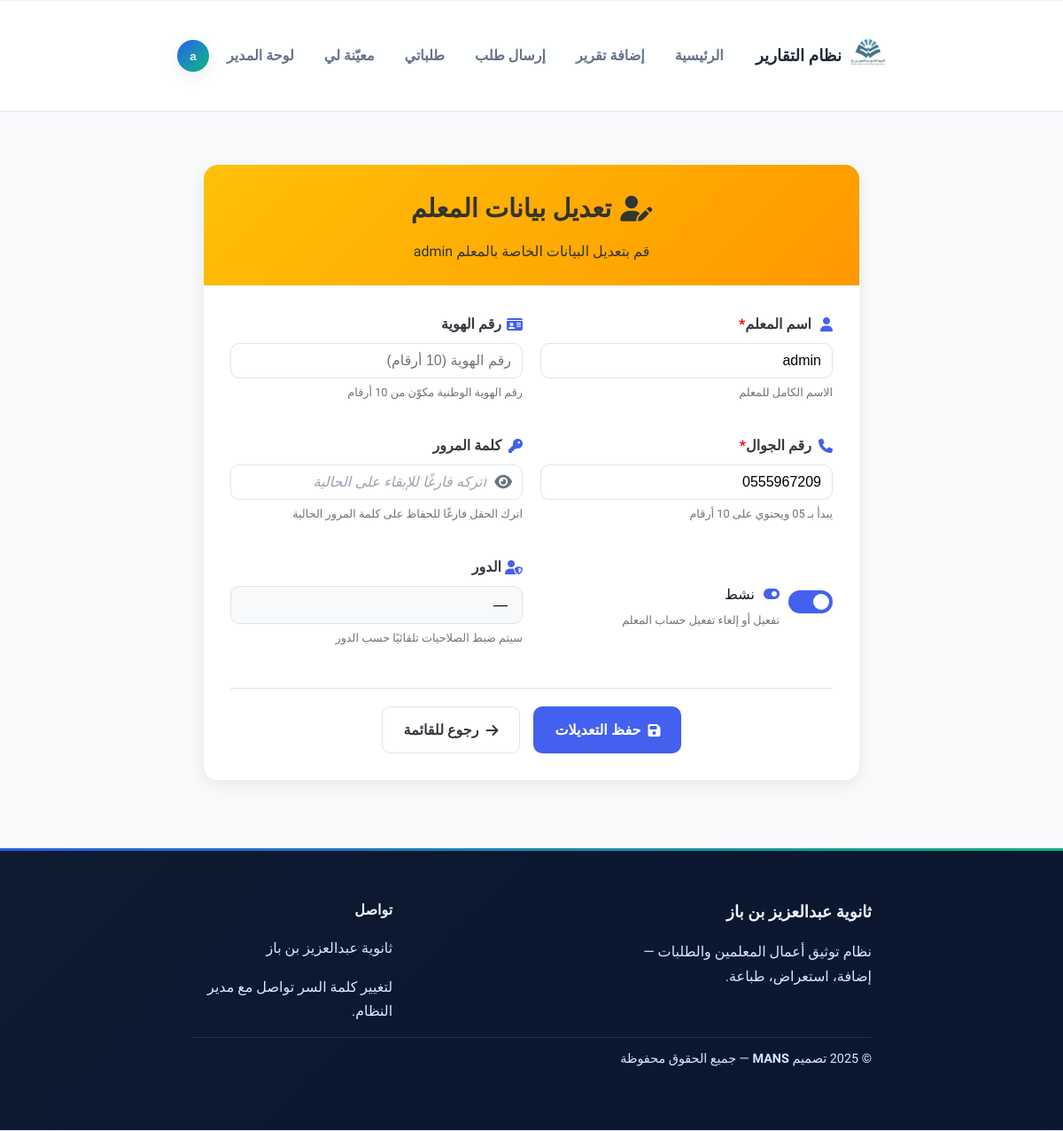
The app's page /staff/teachers/1/edit/?next=/staff/teachers/ (signed in), older data.
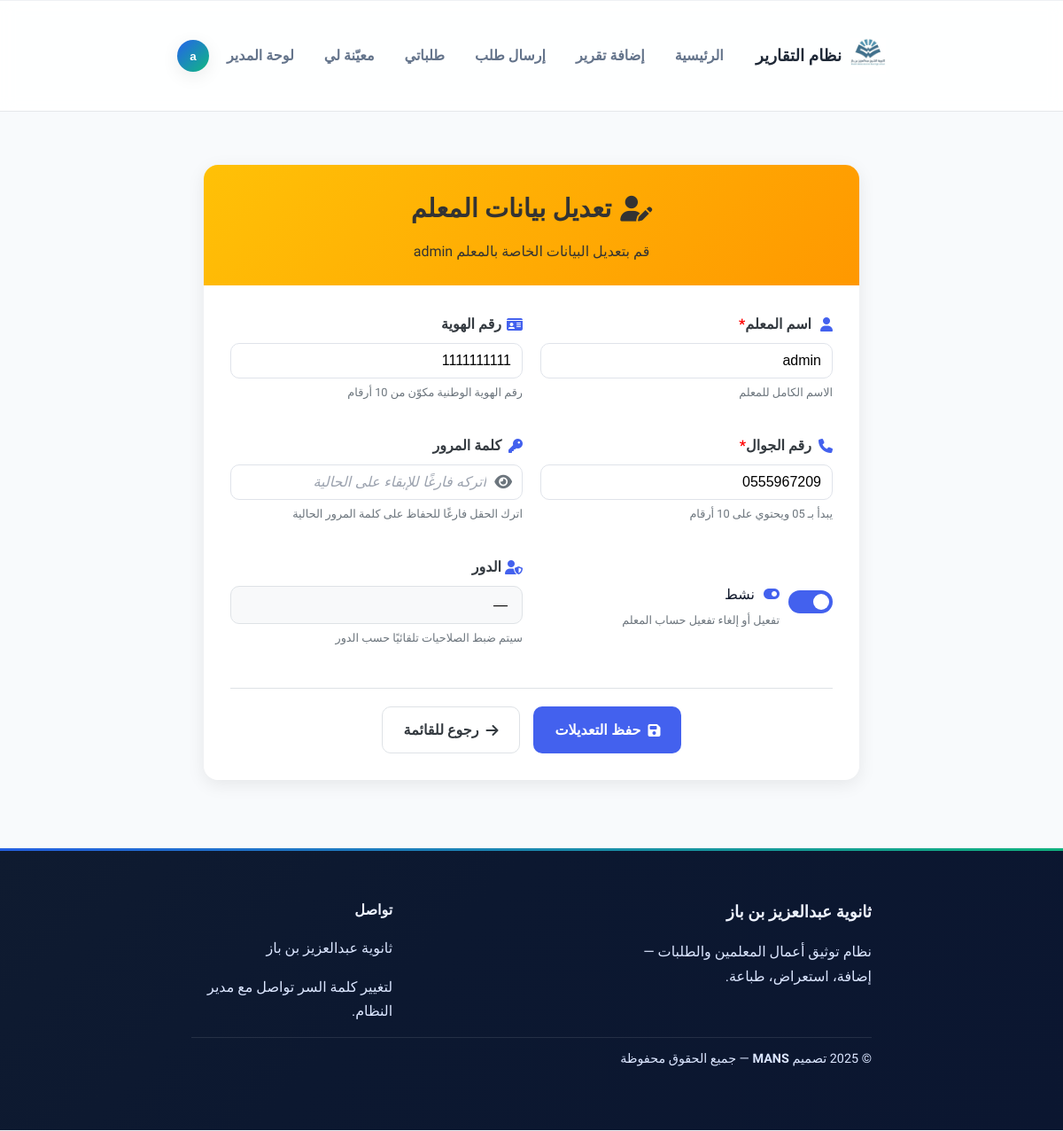
The same page, newer data.
### reports/models.py (models this page shows, shortened)
class Teacher(AbstractBaseUser, PermissionsMixin):
    phone = models.CharField("رقم الجوال", max_length=20, unique=True)
    national_id = models.CharField("الهوية الوطنية", max_length=20, blank=True, null=True, unique=True)
    name = models.CharField("الاسم", max_length=150, db_index=True)
    role = models.ForeignKey(
        Role,
        on_delete=models.SET_NULL,
        null=True,
        blank=True,
        verbose_name="الدور",
        related_name="users",
    )
    is_active = models.BooleanField("نشط", default=True)
    is_staff = models.BooleanField("موظّف لوحة", default=False)
    date_joined = models.DateTimeField("تاريخ الانضمام", auto_now_add=True)
    USERNAME_FIELD = "phone"
    REQUIRED_FIELDS = ["name"]
    objects = TeacherManager()
    class Meta:
        verbose_name = "مستخدم (معلم)"
        verbose_name_plural = "المستخدمون"

### reports/views.py (the view)
# urls.py: path("staff/teachers/<int:pk>/edit/", views.edit_teacher, name="edit_teacher"),
@login_required(login_url="reports:login")
@role_required({"manager"})
@require_http_methods(["GET", "POST"])
def edit_teacher(request: HttpRequest, pk: int) -> HttpResponse:
    teacher = get_object_or_404(Teacher, pk=pk)
    if request.method == "POST":
        form = TeacherForm(request.POST, instance=teacher)
        if form.is_valid():
            try:
                with transaction.atomic():
                    updated = form.save(commit=False)
                    pwd = (form.cleaned_data.get("password1") or "").strip()
                    if pwd:
                        updated.set_password(pwd)
                    else:
                        updated.password = teacher.password
                    updated.save()
                messages.success(request, "✏️ تم تحديث بيانات المستخدم بنجاح.")
                return redirect("reports:manage_teachers")
            except Exception:
                logger.exception("edit_teacher failed")
                messages.error(request, "حدث خطأ غير متوقع أثناء التحديث.")
        else:
            messages.error(request, "الرجاء تصحيح الأخطاء الظاهرة.")
    else:
        form = TeacherForm(instance=teacher)
    return render(request, "reports/edit_teacher.html", {"form": form, "teacher": teacher, "title": "تعديل مستخدم"})

### reports/context_processors.py (called while the page is built)
def nav_counters(request: HttpRequest) -> Dict[str, int]:
    user = getattr(request, "user", None)
    if not user or not user.is_authenticated:
        return {}
    try:
        my_open = (
            Ticket.objects.filter(creator=user, status__in=UNRESOLVED_STATES)
            .only("id")
            .count()
        )
    except Exception:
        my_open = 0
    try:
        assigned_open = (
            Ticket.objects.filter(assignee=user, status__in=UNRESOLVED_STATES)
            .only("id")
            .count()
        )
    except Exception:
        assigned_open = 0
    return {
        "NAV_MY_OPEN_TICKETS": my_open,
        "NAV_ASSIGNED_TO_ME": assigned_open,
    }

### reports/models.py (called while the page is built)
    def __str__(self) -> str:
        return self.name or self.slug

### reports/templates/reports/edit_teacher.html (shortened to what this page needs)
{% extends "base.html" %}
{% block content %}
<div class="container">
  <div class="teacher-card">
    <div class="card-header">
      <h2 class="title">
        <i class="fas fa-user-edit"></i> تعديل بيانات المعلم
      </h2>
      <p class="subtitle">
        قم بتعديل البيانات الخاصة بالمعلم
        {% if teacher %}{{ teacher.name }}{% else %}{{ form.initial.name }}{% endif %}
      </p>
    </div>
    <form method="POST" class="teacher-form" novalidate>
      <div class="form-grid">
        <div class="form-group">
          <label><i class="fas fa-user icon"></i> اسم المعلم</label>
          {{ form.name }}
          <div class="form-hint">الاسم الكامل للمعلم</div>
        </div>
        <div class="form-group">
          <label><i class="fas fa-id-card icon"></i> رقم الهوية</label>
          {{ form.national_id }}
          <div class="form-hint">رقم الهوية الوطنية مكوّن من 10 أرقام</div>
        </div>
        <div class="form-group">
          <label><i class="fas fa-phone icon"></i> رقم الجوال</label>
          {{ form.phone }}
          <div class="form-hint">يبدأ بـ 05 ويحتوي على 10 أرقام</div>
        </div>
        <div class="form-group">
          <label><i class="fas fa-key icon"></i> كلمة المرور</label>
          <div class="password-container">
            {{ form.password }}
            <button type="button" class="toggle-password" id="togglePassword">
              <i class="fas fa-eye"></i>
            </button>
          </div>
          <div class="form-hint">اترك الحقل فارغًا للحفاظ على كلمة المرور الحالية</div>
        </div>
        <div class="form-group switch-container">
          <label class="switch">
            <span class="slider round"></span>
          </label>
          <div class="switch-label">
            <i class="fas fa-toggle-on icon"></i> نشط
            <div class="form-hint">تفعيل أو إلغاء تفعيل حساب المعلم</div>
          </div>
        </div>
        <div class="form-group">
          <label><i class="fas fa-user-shield icon"></i> الدور</label>
          <div class="select-wrapper">
            {{ form.role }}
          </div>
          <div class="form-hint">سيتم ضبط الصلاحيات تلقائيًا حسب الدور</div>
        </div>
      </div>
      <div class="form-actions">
        <button type="submit" class="btn btn-primary">
          <i class="fas fa-save"></i> حفظ التعديلات
        </button>
        <a href="{% url 'reports:manage_teachers' %}" class="btn btn-outline">
          <i class="fas fa-arrow-right"></i> رجوع للقائمة
        </a>
      </div>
    </form>
  </div>
</div>
<link
  rel="stylesheet"
  href="https://cdnjs.cloudflare.com/ajax/libs/font-awesome/6.5.0/css/all.min.css"
/>
{% endblock content %}

Row changes from the older to the newer data that the page shows:
changed Teacher "admin": national_id (not shown) → "1111111111"
